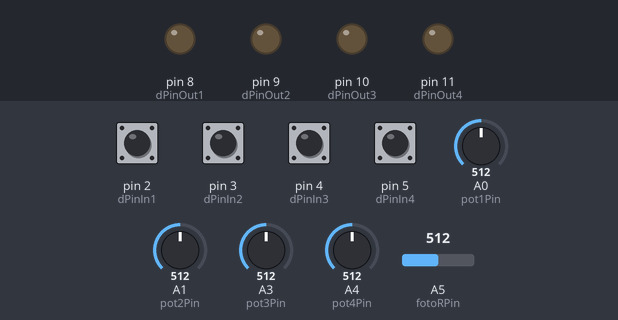
A sketch run on a simulated Arduino Uno, built with avr-gcc and run on an emulated ATmega328P. On the bench: output pins drawn as LEDs (lit = HIGH). Inputs (shaded band) come from the test bench; at power-on: pin 2 (dPinIn1), pin 3 (dPinIn2), pin 4 (dPinIn3), pin 5 (dPinIn4) HIGH, A0 (pot1Pin) = 512, A1 (pot2Pin) = 512, A3 (pot3Pin) = 512, A4 (pot4Pin) = 512, A5 (fotoRPin) = 512. What the sketch prints to the serial monitor is not drawn.

Above: at 1.2 s.
1.3 s: pin 2 (dPinIn1) pulled LOW for 0.15 s
At 1.8 s:
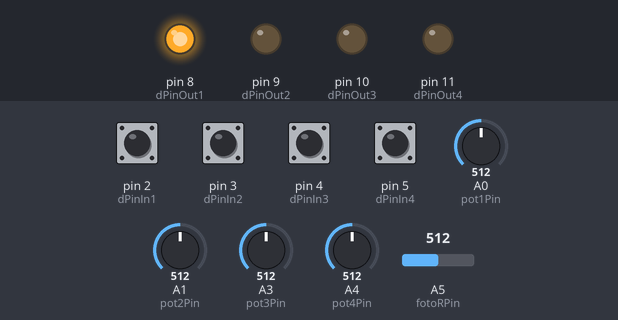
2.9 s: pin 3 (dPinIn2) pulled LOW for 0.15 s
At 4.0 s:
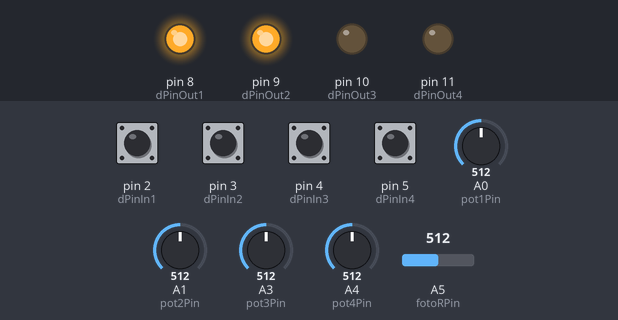
4.5 s: pin 4 (dPinIn3) pulled LOW for 0.15 s
At 5.1 s:
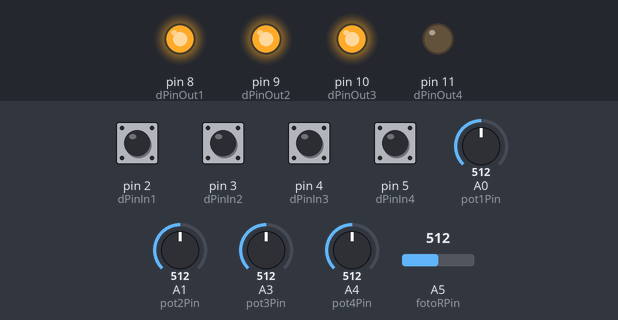
6.1 s: pin 5 (dPinIn4) pulled LOW for 0.15 s
At 7.3 s:
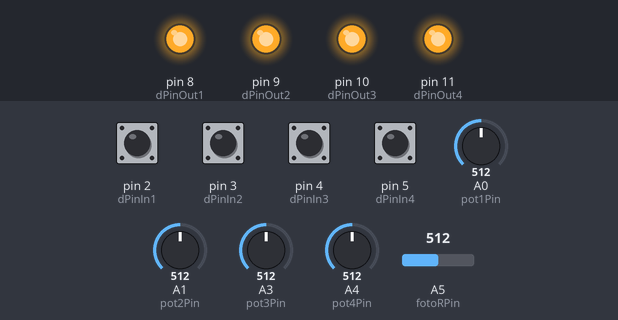
7.7 s: pin 2 (dPinIn1) pulled LOW for 1 s
At 8.4 s:
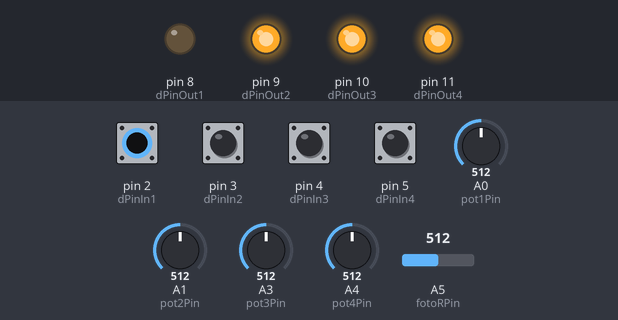
10.2 s: pin 3 (dPinIn2) pulled LOW for 1 s
At 11.1 s:
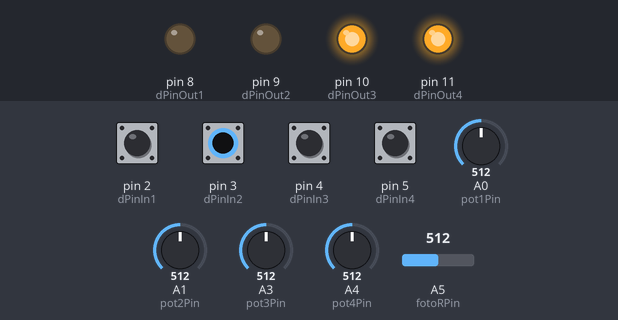
Timing chart, 0 to 13.2 s (numbered marks = the images above; inputs shaded):
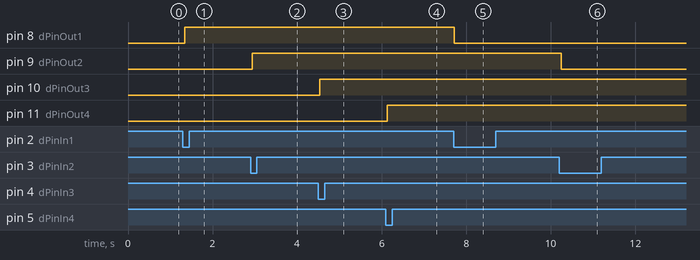

Measured:
- after the input at 1.3 s, pin 8 (dPinOut1): LOW → HIGH at once
- after the input at 2.9 s, pin 9 (dPinOut2): LOW → HIGH at once
- after the input at 4.5 s, pin 10 (dPinOut3): LOW → HIGH at once
- after the input at 6.1 s, pin 11 (dPinOut4): LOW → HIGH at once
- after the input at 7.7 s, pin 8 (dPinOut1): HIGH → LOW at once
- after the input at 10.2 s, pin 9 (dPinOut2): HIGH → LOW at once

The sketch:

C_digo_para_controlador_Space_Chorus.ino
```cpp
/*
   Declaramos pines de entrada y hacemos variables
   para alojar los valores leídos de los pines.
*/

// ------------- Botones
// entradas digitales
int dPinIn1 = 2;
int dPinIn2 = 3;
int dPinIn3 = 4;
int dPinIn4 = 5;
int dPinInSt = 7;
int dPinIn[4] =  {dPinIn1, dPinIn2, dPinIn3, dPinIn4};

// variables para guardar los valores de los pines de entrada
int dIn1Val = 0;
int dIn2Val = 0;
int dIn3Val = 0;
int dIn4Val = 0;
//int dInStVal = 0;
int dInVal[4] = {dIn1Val, dIn2Val, dIn3Val, dIn4Val};

// variables de secuencia
boolean on1 = false;
boolean on2 = false;
boolean on3 = false;
boolean on4 = false;
boolean ons[4] = {on1, on2, on3, on4};
int botCtrlN[4] = {6, 7, 8, 9};

// variable para indicar el estado del controlador
//int state = 0;

// Banderas para lectura de pines digitales
boolean dIn1ReadFlag = true;
boolean dIn2ReadFlag = true;
boolean dIn3ReadFlag = true;
boolean dIn4ReadFlag = true;
//boolean dInStReadFlag = true;
boolean dInReadFlags[4] = {dIn1ReadFlag, dIn2ReadFlag, dIn3ReadFlag, dIn4ReadFlag};

// entradas analógicas
// Potenciometros
int pot1Pin = A0;
int pot1Val = 0;
int pot2Pin = A1;
int pot2Val = 0;
int pot3Pin = A3;
int pot3Val = 0;
int pot4Pin = A4;
int pot4Val = 0;
int potPin[4] = {pot1Pin, pot2Pin, pot3Pin, pot4Pin};
int potVal[4] = {pot1Val, pot2Val, pot3Val, pot4Val};

// fotoresistencia
int fotoRPin = A5;
int fotoRVal = 0;

// numero de control
int pot1 = 1;
int pot2 = 2;
int pot3 = 3;
int pot4 = 4;
int potN[4] = {pot1, pot2, pot3, pot4};

int foto = 5;


// salidas
int dPinOut1 = 8;
int dPinOut2 = 9;
int dPinOut3 = 10;
int dPinOut4 = 11;
//int dPinOutSt = 13;
int dPinOut[4] = {dPinOut1, dPinOut2, dPinOut3, dPinOut4};

// ---------------------------------------------------------------------
void setup() {
  // inicializamos el puerto en serie
  // Configuramos el baud rate a 115200
  // ya que es el valor con el cual viene
  // configurado Hairless MIDI por omisión
  Serial.begin(115200);
  // Configuramos los pines GPIO de entrada para implementar una
  // resistencia tipo pullup:
  // 0 -> apretado, 1-> abierto

  for (int i = 0; i < 4; i++) {
    // Configuramos los pines GPIO de entrada
    pinMode(dPinIn[i], INPUT_PULLUP);
    // Configuramos los pines GPIO de salida
    pinMode(dPinOut[i], OUTPUT);
  }

}

// ---------------------------------------------------------------------
void loop() {


  // Lee la fotoresistencia
  fotoRVal = map(analogRead(fotoRPin), 0, 1023, 0, 127);

  // Lee las cuatro entradas digitales y las 4 entradas analógicas una por una
  for (int i = 0; i < 4; i++) {
    // lee las entradas digitales (Botones);
    dInVal[i] = digitalRead(dPinIn[i]);

    // lee las entradas analógicas (Potenciómetros) y
    // mapea los valores que van a representar valores de nota MIDI
      potVal[i] = map(analogRead(potPin[i]), 0, 1023, 48, 72);

    // Checa el estado de cada botón...
    // Asígnale a cada paso un estado:[true, false].
    if ( dInVal[i] == 0 && ons[i] == false && dInReadFlags[i] == true ) {
      ons[i] = true;
      dInReadFlags[i] = false;
    } else if (dInVal[i] == 0 && ons[i] == true && dInReadFlags[i] == true) {
      ons[i] = false;
      dInReadFlags[i] = false;
    }

    // Si está prendido indicalo prendiendo el LED que le corresponde
    if (ons[i]) {
      digitalWrite(dPinOut[i], HIGH);
      cc(0, botCtrlN[i], 127);

    }
    // Si no está prendido indicalo apagando el LED que le corresponde
    else {
      digitalWrite(dPinOut[i], LOW);
      cc(0, botCtrlN[i], 0);

    }

// Transmite los valores de los potenciómetros
      cc(0, potN[0], potVal[0]);
      cc(0, potN[1], potVal[1]);
      cc(0, potN[2], potVal[2]);
      cc(0, potN[3], potVal[3]);

    // Transmite el mensaje de control que se produce de la fotoresistencia.
    cc(0, foto, fotoRVal);

    // Re establece el valor de dInReadFlag si el interruptor (botón)
    // esta abierto, recuerda que utilizamos una entrada pullup.
    if (dInVal[i] == 1 && dInReadFlags[i] == false) {
      dInReadFlags[i] = true;
    }

  }
  // Aquí termina el bucle de control de la estructura "for"


  // Implementa un ligero delay entre cada ejecución.
  delay(50);
}

// ---------------------------------------------------------------------

// Envía el comando noteOn
void noteOn(int chan, int nota, int vel) {
  int cmd = 0x90 | chan;
  Serial.write(cmd);
  Serial.write(nota);
  Serial.write(vel);
};

// Envía el comando noteOff
void noteOff(int chan, int nota, int vel) {
  int cmd = 0x80 | chan;
  Serial.write(cmd);
  Serial.write(nota);
  Serial.write(vel);
};

// Envía el comando Control Change
void cc(int chan, int num, int val) {
  int cmd = 0xb0 | chan;
  Serial.write(cmd);
  Serial.write(num);
  Serial.write(val);
};
```
